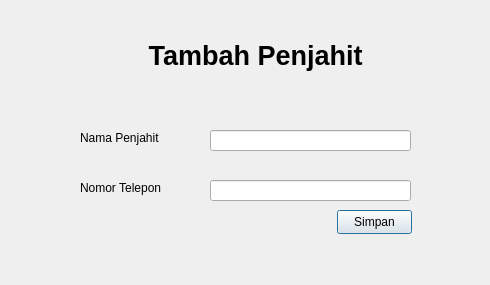
<?xml version="1.0" encoding="UTF-8"?>
<ui version="4.0">
 <class>Dialog</class>
 <widget class="QDialog" name="Dialog">
  <property name="geometry">
   <rect>
    <x>0</x>
    <y>0</y>
    <width>490</width>
    <height>285</height>
   </rect>
  </property>
  <property name="windowTitle">
   <string>Dialog</string>
  </property>
  <widget class="QLabel" name="label">
   <property name="geometry">
    <rect>
     <x>130</x>
     <y>30</y>
     <width>251</width>
     <height>51</height>
    </rect>
   </property>
   <property name="font">
    <font>
     <pointsize>20</pointsize>
     <bold>true</bold>
    </font>
   </property>
   <property name="layoutDirection">
    <enum>Qt::LeftToRight</enum>
   </property>
   <property name="text">
    <string>Tambah Penjahit</string>
   </property>
   <property name="alignment">
    <set>Qt::AlignCenter</set>
   </property>
  </widget>
  <widget class="QLabel" name="label_2">
   <property name="geometry">
    <rect>
     <x>80</x>
     <y>130</y>
     <width>111</width>
     <height>16</height>
    </rect>
   </property>
   <property name="text">
    <string>Nama Penjahit</string>
   </property>
  </widget>
  <widget class="QLineEdit" name="lineEdit">
   <property name="geometry">
    <rect>
     <x>210</x>
     <y>130</y>
     <width>201</width>
     <height>21</height>
    </rect>
   </property>
  </widget>
  <widget class="QLabel" name="label_4">
   <property name="geometry">
    <rect>
     <x>80</x>
     <y>180</y>
     <width>111</width>
     <height>16</height>
    </rect>
   </property>
   <property name="text">
    <string>Nomor Telepon</string>
   </property>
  </widget>
  <widget class="QLineEdit" name="lineEdit_2">
   <property name="geometry">
    <rect>
     <x>210</x>
     <y>180</y>
     <width>201</width>
     <height>21</height>
    </rect>
   </property>
  </widget>
  <widget class="QPushButton" name="pushButton_5">
   <property name="geometry">
    <rect>
     <x>337</x>
     <y>210</y>
     <width>75</width>
     <height>24</height>
    </rect>
   </property>
   <property name="text">
    <string>Simpan</string>
   </property>
  </widget>
 </widget>
 <resources/>
 <connections/>
</ui>
